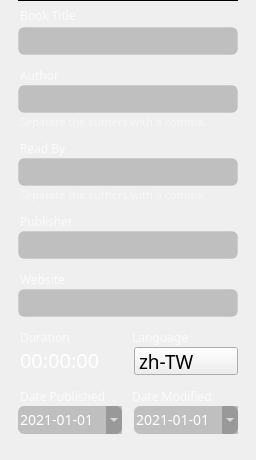
<?xml version="1.0" encoding="UTF-8"?>
<ui version="4.0">
 <class>MetadataWidget</class>
 <widget class="QWidget" name="MetadataWidget">
  <property name="geometry">
   <rect>
    <x>0</x>
    <y>0</y>
    <width>256</width>
    <height>460</height>
   </rect>
  </property>
  <property name="sizePolicy">
   <sizepolicy hsizetype="Fixed" vsizetype="Fixed">
    <horstretch>0</horstretch>
    <verstretch>0</verstretch>
   </sizepolicy>
  </property>
  <property name="minimumSize">
   <size>
    <width>256</width>
    <height>460</height>
   </size>
  </property>
  <property name="maximumSize">
   <size>
    <width>256</width>
    <height>460</height>
   </size>
  </property>
  <property name="windowTitle">
   <string>Form</string>
  </property>
  <property name="styleSheet">
   <string notr="true">/* left panel */

/*
position: absolute;
width: 240px;
height: 492px;
left: 360px;
*/
/*top: calc(50% - 492px/2);*/
top: 0px;

/* panel/background */

background: #404040;
box-shadow: inset -1px 0px 1px rgba(0, 0, 0, 0.25);



QComboBox QAbstractItemView {
    outline: none;
}</string>
  </property>
  <widget class="QLineEdit" name="lineEdit_BookTitle">
   <property name="geometry">
    <rect>
     <x>18</x>
     <y>27</y>
     <width>220</width>
     <height>28</height>
    </rect>
   </property>
   <property name="font">
    <font>
     <family>Noto Sans TC</family>
     <pointsize>14</pointsize>
    </font>
   </property>
   <property name="styleSheet">
    <string notr="true">QLineEdit
{
	background: rgba(0, 0, 0, 0.2);
	border: 1px solid rgba(0, 0, 0, 0.05);
	box-sizing: border-box;
	border-radius: 6px;
	color: #FFFFFF;
/*
	font-size: 14px;
	line-height: 19px;
*/
}

QLineEdit:disabled
{
	border: 3px solid rgba(255, 0, 0, 1);
	background: rgba(0, 0, 0, 0.2);
	box-sizing: border-box;
	border-radius: 6px;
	color: #FFFFFF;
}</string>
   </property>
   <property name="readOnly">
    <bool>false</bool>
   </property>
  </widget>
  <widget class="QLabel" name="label_4">
   <property name="geometry">
    <rect>
     <x>20</x>
     <y>7</y>
     <width>56</width>
     <height>16</height>
    </rect>
   </property>
   <property name="styleSheet">
    <string notr="true">position: static;
width: 56px;
height: 20px;
left: 2px;
top: calc(50% - 20px/2);

font-family: Noto Sans TC;
font-style: normal;
font-weight: normal;
font-size: 12px;
line-height: 16px;
display: flex;
align-items: center;

/* cell/label */

color: rgba(255, 255, 255, 0.7);

/* Inside Auto Layout */

flex: none;
order: 0;
align-self: stretch;
flex-grow: 0;
margin: 0px 0px;</string>
   </property>
   <property name="text">
    <string>Book Title</string>
   </property>
  </widget>
  <widget class="QLabel" name="label_10">
   <property name="geometry">
    <rect>
     <x>80</x>
     <y>8</y>
     <width>7</width>
     <height>18</height>
    </rect>
   </property>
   <property name="text">
    <string/>
   </property>
   <property name="pixmap">
    <pixmap resource="resources.qrc">:/SVG/svg/icon/common-text-field-required.svg</pixmap>
   </property>
   <property name="scaledContents">
    <bool>true</bool>
   </property>
  </widget>
  <widget class="QLineEdit" name="lineEdit_Author">
   <property name="geometry">
    <rect>
     <x>18</x>
     <y>85</y>
     <width>220</width>
     <height>28</height>
    </rect>
   </property>
   <property name="font">
    <font>
     <family>Noto Sans TC</family>
     <pointsize>14</pointsize>
    </font>
   </property>
   <property name="styleSheet">
    <string notr="true">QLineEdit
{
	background: rgba(0, 0, 0, 0.2);
	border: 1px solid rgba(0, 0, 0, 0.05);
	box-sizing: border-box;
	border-radius: 6px;
	color: #FFFFFF;
/*
	font-size: 14px;
	line-height: 19px;
*/
}

QLineEdit:disabled
{
	border: 3px solid rgba(255, 0, 0, 1);
	background: rgba(0, 0, 0, 0.2);
	box-sizing: border-box;
	border-radius: 6px;
	color: #FFFFFF;

}</string>
   </property>
  </widget>
  <widget class="QLabel" name="label_5">
   <property name="geometry">
    <rect>
     <x>20</x>
     <y>67</y>
     <width>40</width>
     <height>16</height>
    </rect>
   </property>
   <property name="styleSheet">
    <string notr="true">position: static;
width: 40px;
left: 2px;
top: 2px;
bottom: 2px;

font-family: Noto Sans TC;
font-style: normal;
font-weight: normal;
font-size: 12px;
line-height: 16px;
display: flex;
align-items: center;

/* cell/label */

color: rgba(255, 255, 255, 0.7);

/* Inside Auto Layout */

flex: none;
order: 0;
flex-grow: 0;
margin: 0px 0px;</string>
   </property>
   <property name="text">
    <string>Author</string>
   </property>
  </widget>
  <widget class="QLabel" name="label">
   <property name="geometry">
    <rect>
     <x>20</x>
     <y>114</y>
     <width>198</width>
     <height>15</height>
    </rect>
   </property>
   <property name="font">
    <font>
     <family>Noto Sans TC</family>
     <pointsize>-1</pointsize>
     <weight>50</weight>
     <italic>false</italic>
     <bold>false</bold>
    </font>
   </property>
   <property name="styleSheet">
    <string notr="true">/* Tip: Sepatate authers with a comma. */


position: static;
width: 198px;
height: 15px;
left: 2px;
top: calc(50% - 15px/2);

font-family: Noto Sans TC;
font-style: normal;
font-weight: normal;
font-size: 11px;
line-height: 15px;
/* identical to box height */

display: flex;
align-items: center;

color: rgba(255, 255, 255, 0.45);


/* Inside Auto Layout */

flex: none;
order: 0;
flex-grow: 0;
margin: 0px 0px;</string>
   </property>
   <property name="text">
    <string>Sepatate the authers with a comma.</string>
   </property>
  </widget>
  <widget class="QLabel" name="label_6">
   <property name="geometry">
    <rect>
     <x>20</x>
     <y>140</y>
     <width>46</width>
     <height>16</height>
    </rect>
   </property>
   <property name="styleSheet">
    <string notr="true">position: static;
width: 46px;
left: 2px;
top: 2px;
bottom: 2px;

font-family: Noto Sans TC;
font-style: normal;
font-weight: normal;
font-size: 12px;
line-height: 16px;
display: flex;
align-items: center;

/* cell/label */

color: rgba(255, 255, 255, 0.7);

/* Inside Auto Layout */

flex: none;
order: 0;
flex-grow: 0;
margin: 0px 0px;</string>
   </property>
   <property name="text">
    <string>Read By</string>
   </property>
  </widget>
  <widget class="QLineEdit" name="lineEdit_ReadBy">
   <property name="geometry">
    <rect>
     <x>18</x>
     <y>158</y>
     <width>220</width>
     <height>28</height>
    </rect>
   </property>
   <property name="font">
    <font>
     <family>Noto Sans TC</family>
     <pointsize>14</pointsize>
    </font>
   </property>
   <property name="styleSheet">
    <string notr="true">QLineEdit
{
	background: rgba(0, 0, 0, 0.2);
	border: 1px solid rgba(0, 0, 0, 0.05);
	box-sizing: border-box;
	border-radius: 6px;
	color: #FFFFFF;
/*
	font-size: 14px;
	line-height: 19px;
*/
}

QLineEdit:disabled
{
	border: 3px solid rgba(255, 0, 0, 1);
	background: rgba(0, 0, 0, 0.2);
	box-sizing: border-box;
	border-radius: 6px;
	color: #FFFFFF;

}</string>
   </property>
  </widget>
  <widget class="QLabel" name="label_11">
   <property name="geometry">
    <rect>
     <x>64</x>
     <y>66</y>
     <width>7</width>
     <height>18</height>
    </rect>
   </property>
   <property name="text">
    <string/>
   </property>
   <property name="pixmap">
    <pixmap resource="resources.qrc">:/SVG/svg/icon/common-text-field-required.svg</pixmap>
   </property>
   <property name="scaledContents">
    <bool>true</bool>
   </property>
  </widget>
  <widget class="QLabel" name="label_12">
   <property name="geometry">
    <rect>
     <x>70</x>
     <y>139</y>
     <width>7</width>
     <height>18</height>
    </rect>
   </property>
   <property name="text">
    <string/>
   </property>
   <property name="pixmap">
    <pixmap resource="resources.qrc">:/SVG/svg/icon/common-text-field-required.svg</pixmap>
   </property>
   <property name="scaledContents">
    <bool>true</bool>
   </property>
  </widget>
  <widget class="QLabel" name="label_2">
   <property name="geometry">
    <rect>
     <x>20</x>
     <y>187</y>
     <width>198</width>
     <height>15</height>
    </rect>
   </property>
   <property name="font">
    <font>
     <family>Noto Sans TC</family>
     <pointsize>-1</pointsize>
     <weight>50</weight>
     <italic>false</italic>
     <bold>false</bold>
    </font>
   </property>
   <property name="styleSheet">
    <string notr="true">/* Tip: Sepatate authers with a comma. */


position: static;
width: 198px;
height: 15px;
left: 2px;
top: calc(50% - 15px/2);

font-family: Noto Sans TC;
font-style: normal;
font-weight: normal;
font-size: 11px;
line-height: 15px;
/* identical to box height */

display: flex;
align-items: center;

color: rgba(255, 255, 255, 0.45);


/* Inside Auto Layout */

flex: none;
order: 0;
flex-grow: 0;
margin: 0px 0px;</string>
   </property>
   <property name="text">
    <string>Sepatate the authers with a comma.</string>
   </property>
  </widget>
  <widget class="QLineEdit" name="lineEdit_Publisher">
   <property name="geometry">
    <rect>
     <x>18</x>
     <y>231</y>
     <width>220</width>
     <height>28</height>
    </rect>
   </property>
   <property name="font">
    <font>
     <family>Noto Sans TC</family>
     <pointsize>14</pointsize>
    </font>
   </property>
   <property name="styleSheet">
    <string notr="true">height: 19px;
left: 8px;

/* cell/text input background */

background: rgba(0, 0, 0, 0.2);
border: 1px solid rgba(0, 0, 0, 0.05);
box-sizing: border-box;
border-radius: 6px;
/*
font-size: 14px;
line-height: 19px;
*/
/* cell/text */

color: #FFFFFF;</string>
   </property>
  </widget>
  <widget class="QLabel" name="label_7">
   <property name="geometry">
    <rect>
     <x>20</x>
     <y>213</y>
     <width>54</width>
     <height>16</height>
    </rect>
   </property>
   <property name="styleSheet">
    <string notr="true">position: static;
width: 46px;
left: 2px;
top: 2px;
bottom: 2px;

font-family: Noto Sans TC;
font-style: normal;
font-weight: normal;
font-size: 12px;
line-height: 16px;
display: flex;
align-items: center;

/* cell/label */

color: rgba(255, 255, 255, 0.7);

/* Inside Auto Layout */

flex: none;
order: 0;
flex-grow: 0;
margin: 0px 0px;</string>
   </property>
   <property name="text">
    <string>Publisher</string>
   </property>
  </widget>
  <widget class="QLabel" name="label_8">
   <property name="geometry">
    <rect>
     <x>20</x>
     <y>271</y>
     <width>46</width>
     <height>16</height>
    </rect>
   </property>
   <property name="styleSheet">
    <string notr="true">position: static;
width: 46px;
left: 2px;
top: 2px;
bottom: 2px;

font-family: Noto Sans TC;
font-style: normal;
font-weight: normal;
font-size: 12px;
line-height: 16px;
display: flex;
align-items: center;

/* cell/label */

color: rgba(255, 255, 255, 0.7);

/* Inside Auto Layout */

flex: none;
order: 0;
flex-grow: 0;
margin: 0px 0px;</string>
   </property>
   <property name="text">
    <string>Website</string>
   </property>
  </widget>
  <widget class="QLineEdit" name="lineEdit_Website">
   <property name="geometry">
    <rect>
     <x>18</x>
     <y>289</y>
     <width>220</width>
     <height>28</height>
    </rect>
   </property>
   <property name="font">
    <font>
     <family>Noto Sans TC</family>
     <pointsize>14</pointsize>
    </font>
   </property>
   <property name="styleSheet">
    <string notr="true">height: 19px;
left: 8px;

/* cell/text input background */

background: rgba(0, 0, 0, 0.2);
border: 1px solid rgba(0, 0, 0, 0.05);
box-sizing: border-box;
border-radius: 6px;
/*
font-size: 14px;
line-height: 19px;
*/
/* cell/text */

color: #FFFFFF;</string>
   </property>
  </widget>
  <widget class="QLabel" name="label_9">
   <property name="geometry">
    <rect>
     <x>20</x>
     <y>327</y>
     <width>50</width>
     <height>20</height>
    </rect>
   </property>
   <property name="styleSheet">
    <string notr="true">position: static;
width: 46px;
left: 2px;
top: 2px;
bottom: 2px;

font-family: Noto Sans TC;
font-style: normal;
font-weight: normal;
font-size: 12px;
line-height: 16px;
display: flex;
align-items: center;

/* cell/label */

color: rgba(255, 255, 255, 0.7);

/* Inside Auto Layout */

flex: none;
order: 0;
flex-grow: 0;
margin: 0px 0px;</string>
   </property>
   <property name="text">
    <string>Duration</string>
   </property>
  </widget>
  <widget class="QLabel" name="label_13">
   <property name="geometry">
    <rect>
     <x>132</x>
     <y>327</y>
     <width>57</width>
     <height>20</height>
    </rect>
   </property>
   <property name="styleSheet">
    <string notr="true">position: static;
width: 46px;
left: 2px;
top: 2px;
bottom: 2px;

font-family: Noto Sans TC;
font-style: normal;
font-weight: normal;
font-size: 12px;
line-height: 16px;
display: flex;
align-items: center;

/* cell/label */

color: rgba(255, 255, 255, 0.7);

/* Inside Auto Layout */

flex: none;
order: 0;
flex-grow: 0;
margin: 0px 0px;</string>
   </property>
   <property name="text">
    <string>Language</string>
   </property>
  </widget>
  <widget class="QLabel" name="label_Duration">
   <property name="geometry">
    <rect>
     <x>20</x>
     <y>349</y>
     <width>104</width>
     <height>22</height>
    </rect>
   </property>
   <property name="font">
    <font>
     <family>Noto Sans</family>
     <pointsize>15</pointsize>
     <weight>50</weight>
     <italic>false</italic>
     <bold>false</bold>
    </font>
   </property>
   <property name="styleSheet">
    <string notr="true">color: #FFFFFF;

left: 8px;
top: 5px;

/*font-size: 15px;*/
line-height: 20px;</string>
   </property>
   <property name="text">
    <string notr="true">00:00:00</string>
   </property>
   <property name="textInteractionFlags">
    <set>Qt::NoTextInteraction</set>
   </property>
  </widget>
  <widget class="QComboBox" name="comboBox_inLanguage">
   <property name="geometry">
    <rect>
     <x>134</x>
     <y>347</y>
     <width>104</width>
     <height>28</height>
    </rect>
   </property>
   <property name="font">
    <font>
     <family>Noto Sans</family>
     <pointsize>14</pointsize>
    </font>
   </property>
   <property name="styleSheet">
    <string notr="true">/* cell/text input background */

background: rgba(0, 0, 0, 0.2);
border-radius: 6px;

/* cell/text */

color: #FFFFFF;

left: 8px;
top: 5px;

/*font-size: 14px;*/
line-height: 19px;



QComboBox QAbstractItemView {
    outline: none;
}

 QComboBox::drop-down {subcontrol-origin: padding;  subcontrol-position: top right;;border: 0px ;}


</string>
   </property>
   <property name="currentText">
    <string notr="true">zh-TW</string>
   </property>
   <property name="maxVisibleItems">
    <number>12</number>
   </property>
   <property name="insertPolicy">
    <enum>QComboBox::InsertAtBottom</enum>
   </property>
   <property name="iconSize">
    <size>
     <width>0</width>
     <height>0</height>
    </size>
   </property>
   <property name="frame">
    <bool>false</bool>
   </property>
   <item>
    <property name="text">
     <string>zh-TW</string>
    </property>
   </item>
   <item>
    <property name="text">
     <string>zh-CN</string>
    </property>
   </item>
   <item>
    <property name="text">
     <string>da-DK</string>
    </property>
   </item>
   <item>
    <property name="text">
     <string>en-GB</string>
    </property>
   </item>
   <item>
    <property name="text">
     <string>en-US</string>
    </property>
   </item>
   <item>
    <property name="text">
     <string>es-ES</string>
    </property>
   </item>
   <item>
    <property name="text">
     <string>fr-CA</string>
    </property>
   </item>
   <item>
    <property name="text">
     <string>fr-FR</string>
    </property>
   </item>
   <item>
    <property name="text">
     <string>ja-JP</string>
    </property>
   </item>
   <item>
    <property name="text">
     <string>ko-KR</string>
    </property>
   </item>
  </widget>
  <widget class="QLabel" name="label_14">
   <property name="geometry">
    <rect>
     <x>20</x>
     <y>388</y>
     <width>86</width>
     <height>16</height>
    </rect>
   </property>
   <property name="styleSheet">
    <string notr="true">position: static;
width: 46px;
left: 2px;
top: 2px;
bottom: 2px;

font-family: Noto Sans TC;
font-style: normal;
font-weight: normal;
font-size: 12px;
line-height: 16px;
display: flex;
align-items: center;

/* cell/label */

color: rgba(255, 255, 255, 0.7);

/* Inside Auto Layout */

flex: none;
order: 0;
flex-grow: 0;
margin: 0px 0px;</string>
   </property>
   <property name="text">
    <string>Date Published</string>
   </property>
  </widget>
  <widget class="QDateEdit" name="dateEdit_DatePublished">
   <property name="geometry">
    <rect>
     <x>18</x>
     <y>406</y>
     <width>104</width>
     <height>28</height>
    </rect>
   </property>
   <property name="sizePolicy">
    <sizepolicy hsizetype="Fixed" vsizetype="Fixed">
     <horstretch>0</horstretch>
     <verstretch>0</verstretch>
    </sizepolicy>
   </property>
   <property name="font">
    <font>
     <family>Noto Sans</family>
     <pointsize>-1</pointsize>
     <weight>50</weight>
     <italic>false</italic>
     <bold>false</bold>
    </font>
   </property>
   <property name="styleSheet">
    <string notr="true">/* cell/text input background */

background: rgba(0, 0, 0, 0.2);
border-radius: 6px;

/* cell/text */

color: #FFFFFF;

left: 8px;
top: 5px;

font-size: 14px;
line-height: 19px;
</string>
   </property>
   <property name="dateTime">
    <datetime>
     <hour>0</hour>
     <minute>0</minute>
     <second>0</second>
     <year>2021</year>
     <month>1</month>
     <day>1</day>
    </datetime>
   </property>
   <property name="displayFormat">
    <string notr="true">yyyy-MM-dd</string>
   </property>
   <property name="calendarPopup">
    <bool>true</bool>
   </property>
   <property name="timeSpec">
    <enum>Qt::LocalTime</enum>
   </property>
   <property name="date">
    <date>
     <year>2021</year>
     <month>1</month>
     <day>1</day>
    </date>
   </property>
  </widget>
  <widget class="QLabel" name="label_16">
   <property name="geometry">
    <rect>
     <x>132</x>
     <y>388</y>
     <width>80</width>
     <height>16</height>
    </rect>
   </property>
   <property name="styleSheet">
    <string notr="true">position: static;
width: 46px;
left: 2px;
top: 2px;
bottom: 2px;

font-family: Noto Sans TC;
font-style: normal;
font-weight: normal;
font-size: 12px;
line-height: 16px;
display: flex;
align-items: center;

/* cell/label */

color: rgba(255, 255, 255, 0.7);

/* Inside Auto Layout */

flex: none;
order: 0;
flex-grow: 0;
margin: 0px 0px;</string>
   </property>
   <property name="text">
    <string>Date Modified</string>
   </property>
  </widget>
  <widget class="QDateEdit" name="dateEdit_DateModified">
   <property name="geometry">
    <rect>
     <x>134</x>
     <y>406</y>
     <width>104</width>
     <height>28</height>
    </rect>
   </property>
   <property name="sizePolicy">
    <sizepolicy hsizetype="Fixed" vsizetype="Fixed">
     <horstretch>0</horstretch>
     <verstretch>0</verstretch>
    </sizepolicy>
   </property>
   <property name="font">
    <font>
     <family>Noto Sans</family>
     <pointsize>-1</pointsize>
     <weight>50</weight>
     <italic>false</italic>
     <bold>false</bold>
    </font>
   </property>
   <property name="styleSheet">
    <string notr="true">/* cell/text input background */

background: rgba(0, 0, 0, 0.2);
border-radius: 6px;

/* cell/text */

color: #FFFFFF;



left: 8px;
top: 5px;

font-size: 14px;
line-height: 19px;

</string>
   </property>
   <property name="dateTime">
    <datetime>
     <hour>0</hour>
     <minute>0</minute>
     <second>0</second>
     <year>2021</year>
     <month>1</month>
     <day>1</day>
    </datetime>
   </property>
   <property name="displayFormat">
    <string>yyyy-MM-dd</string>
   </property>
   <property name="calendarPopup">
    <bool>true</bool>
   </property>
   <property name="date">
    <date>
     <year>2021</year>
     <month>1</month>
     <day>1</day>
    </date>
   </property>
  </widget>
  <widget class="Line" name="line">
   <property name="geometry">
    <rect>
     <x>18</x>
     <y>0</y>
     <width>220</width>
     <height>1</height>
    </rect>
   </property>
   <property name="sizePolicy">
    <sizepolicy hsizetype="Fixed" vsizetype="Fixed">
     <horstretch>0</horstretch>
     <verstretch>0</verstretch>
    </sizepolicy>
   </property>
   <property name="styleSheet">
    <string notr="true">background: #333333;</string>
   </property>
   <property name="frameShadow">
    <enum>QFrame::Plain</enum>
   </property>
   <property name="lineWidth">
    <number>1</number>
   </property>
   <property name="orientation">
    <enum>Qt::Horizontal</enum>
   </property>
  </widget>
 </widget>
 <resources>
  <include location="resources.qrc"/>
 </resources>
 <connections/>
</ui>
